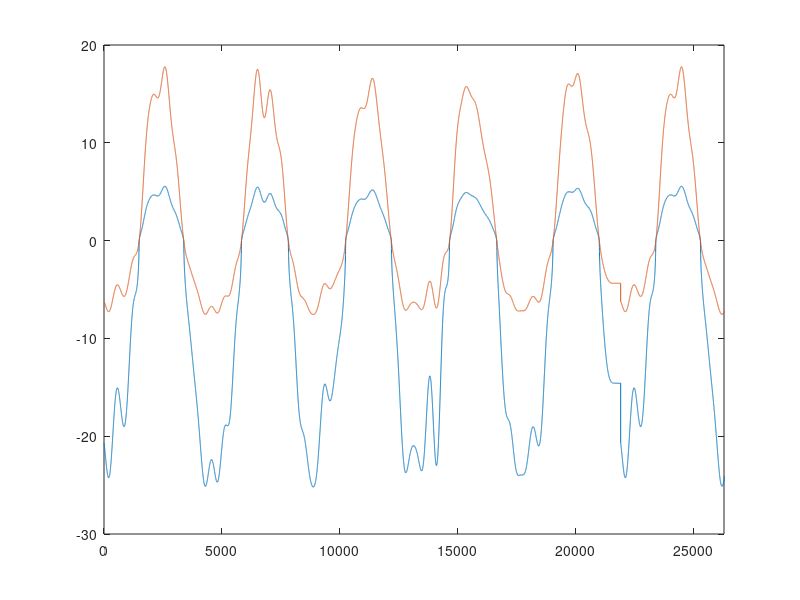

The MATLAB source for this figure:
clc
clear
% MEAN ANNUAL TEMPERATURE CALCULATOR
fileid=fopen('PlateauBC_Corrected.dat');
DATA=textscan(fileid,'%f %f', 'headerLines', 3);
BCtop2=[DATA{1}, DATA{2}];
BCtop=zeros(length(BCtop2(:,1)),2);
BCtop(:,1)=(1:length(BCtop2(:,1)))';
BCtop(:,2)=[BCtop2(1:2:end,2);BCtop2(1:2:end,2)];
fclose('all');
% xverts = [BCtop(1:end-1,1)'; BCtop(1:end-1,1)'; BCtop(2:end,1)'; BCtop(2:end,1)'];
% yverts = [zeros(1,length(BCtop(:,1))-1); BCtop(1:end-1,2)'; BCtop(2:end,2)'; zeros(1,length(BCtop(:,1))-1)];
% p = patch(xverts,yverts,'b','LineWidth',1.5);

corBCtop=BCtop;
maxTemp = max(corBCtop(:,2));
minTemp = min(corBCtop(:,2));
coeff=zeros(length(corBCtop(:,1)),2);
for i=1:length(corBCtop(:,1))
    if corBCtop(i,2) > 0
        Temp = corBCtop(i,2);
        coeff(i,1)=i;
        coeff(i,2) = 3.2*exp(-((Temp-maxTemp)/maxTemp)^10);
        corBCtop(i,2) = corBCtop(i,2) / coeff(i,2);
    else
        Temp = corBCtop(i,2);
        coeff(i,1)=i;
        coeff(i,2) = 0.3*exp(-((Temp-minTemp)/minTemp)^10);
        corBCtop(i,2) = corBCtop(i,2) / coeff(i,2);
    end
end

plot(corBCtop(:,1),corBCtop(:,2));
hold on;
plot(BCtop(:,1),BCtop(:,2));
xlim([0 3*365*24]);


% corBCtop(:,2)=BCtop(:,2)-3.95786; %ZERO
% corBCtop(:,2)=BCtop(:,2)-2.95786; %Positive 1
% corBCtop(:,2)=BCtop(:,2)-1.95786; %Positive 2
% corBCtop(:,2)=BCtop(:,2)-0.95786; %Positive 3
% corBCtop(:,2)=BCtop(:,2)-6.95786; %Negative 3
% corBCtop(:,2)=BCtop(:,2) * 2.5;

meanAnnTemp = trapz(corBCtop(:,1),corBCtop(:,2))/(max(corBCtop(:,1)))



